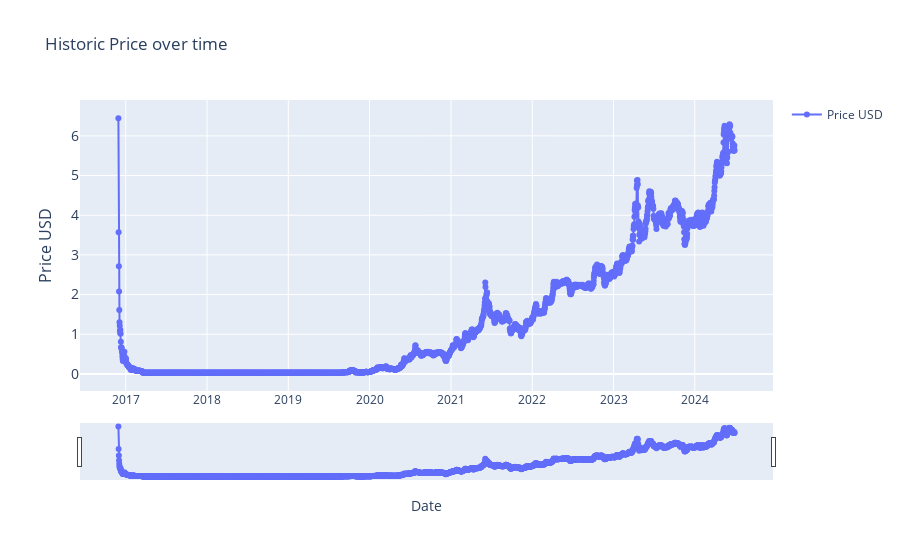

The notebook cell saved with this chart:
### Markdown cell above
### Historic Price (0)

### Code cell
# > Historic Price (Basic)

import plotly.graph_objects as go
import pandas as pd
from ipywidgets import interact, DatePicker
import numpy as np

# renames current item to df
df = current_item.copy()

# Function to update the graph based on the selected date range
def update_graph(start_date, end_date):
    # Filtering the data based on the date range
    mask = (df.index >= pd.to_datetime(start_date)) & (df.index <= pd.to_datetime(end_date))
    filtered_data = df.loc[mask]

    # Creating the plot
    fig = go.Figure()
    fig.add_trace(go.Scatter(x=filtered_data.index, y=filtered_data['price_usd'], mode='lines+markers', name='Price USD'))

    # Formatting
    fig.update_layout(
        title='Historic Price over time',
        xaxis_title='Date',
        yaxis_title='Price USD',
        yaxis=dict(
            title='Price USD',
            titlefont_size=16,
            tickfont_size=14,
        ),
        xaxis=dict(  # Added lines for range slider
            rangeslider=dict(
                visible=True
            ),
            type="date"
        ),
        showlegend=True

        )

    fig.show()


# Creating interactive widgets for date selection
start_date_picker = DatePicker(description='Start Date', value=START_DATE)
end_date_picker = DatePicker(description='End Date', value=END_DATE)

# Display the interactive widget
interact(update_graph, start_date=start_date_picker, end_date=end_date_picker)

### Figure 1 — Plotly figure (JSON) as saved in the notebook; plotly's stock layout.template omitted (floating-point values rounded to 4 significant figures; data arrays with more than 128 entries replaced by an {"elided": "..."} marker saying what was removed)
{"data": [{"mode": "lines+markers", "name": "Price USD", "type": "scatter", "x": {"elided": "2769 str values"}, "y": {"elided": "2769 float values"}}], "layout": {"showlegend": true, "title": {"text": "Historic Price over time"}, "xaxis": {"rangeslider": {"visible": true}, "title": {"text": "Date"}, "type": "date"}, "yaxis": {"tickfont": {"size": 14}, "title": {"font": {"size": 16}, "text": "Price USD"}}}}
